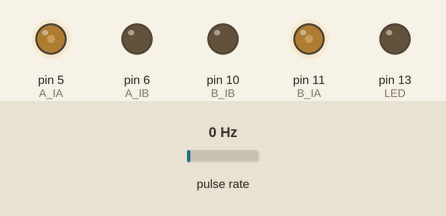
A sketch run on a simulated Arduino Uno, built with avr-gcc and run on an emulated ATmega328P. Shown: output pins drawn as LEDs (lit = HIGH). Wiring (inferred from the names in the program): pulse sensor: data pin 2. The test bench sets the inputs (shaded band); at power-on: pulse rate 0 Hz. What the sketch prints to the serial monitor is not drawn.

Above: at 0.05 s.
At 14.35 s:
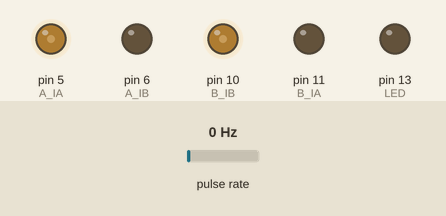
At 29.15 s:
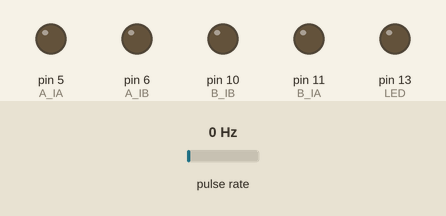
Timing chart, 0 to 38.0 s (numbered marks = the images above):
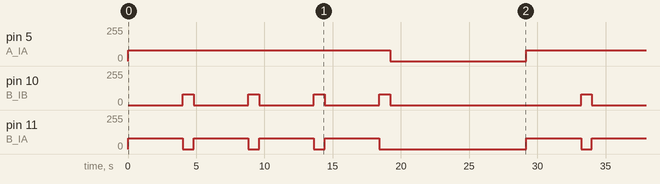

The sketch:

rccar_go.ino
```cpp
int encoder_pin = 2; // 엔코더 핀 정의
int counter = 0; // 엔코더 카운터 변수 초기화
int A_IA = 5; // 모터 A의 IA 핀 정의
int A_IB = 6; // 모터 A의 IB 핀 정의
int B_IA = 11; // 모터 B의 IA 핀 정의
int B_IB = 10; // 모터 B의 IB 핀 정의
int LED = 13; // LED 핀 정의

void setup() {
  Serial.begin(9600); // 시리얼 통신을 9600 baud로 시작
  pinMode(encoder_pin, INPUT); // 엔코더 핀을 입력 모드로 설정
  pinMode(A_IA, OUTPUT); // 모터 A의 IA 핀을 출력 모드로 설정
  pinMode(A_IB, OUTPUT); // 모터 A의 IB 핀을 출력 모드로 설정
  pinMode(B_IA, OUTPUT); // 모터 B의 IA 핀을 출력 모드로 설정
  pinMode(B_IB, OUTPUT); // 모터 B의 IB 핀을 출력 모드로 설정
  pinMode(LED, OUTPUT); // LED 핀을 출력 모드로 설정
  attachInterrupt(digitalPinToInterrupt(encoder_pin), count_encoder, RISING); // 엔코더 인터럽트 설정
}

void loop() {
  forward(); // 전진 함수 호출
  Serial.print("Counter: "); // "Counter: " 출력
  Serial.println(counter); // 카운터 값 출력
  count_encoder(); // 엔코더 카운터 증가
  delay(4000); // 4000ms 대기
  turnright(); // 우회전 함수 호출
  delay(800); // 800ms 대기
  forward(); // 전진 함수 호출
  delay(4000); // 4000ms 대기
  turnright(); // 우회전 함수 호출
  delay(800); // 800ms 대기
  forward(); // 전진 함수 호출
  delay(4000); // 4000ms 대기
  turnright(); // 우회전 함수 호출
  delay(800); // 800ms 대기
  forward(); // 전진 함수 호출
  delay(4000); // 4000ms 대기
  turnright(); // 우회전 함수 호출
  delay(800); // 800ms 대기
  stop(); // 정지 함수 호출
  delay(10000); // 10000ms 대기
}

void count_encoder() {
  counter++; // 카운터 증가
}

void forward() {
  analogWrite(A_IA, 80); // 모터 A 전진
  analogWrite(A_IB, 0); // 모터 A 전진
  analogWrite(B_IA, 80); // 모터 B 전진
  analogWrite(B_IB, 0); // 모터 B 전진
}

void backward() {
  analogWrite(A_IA, 0); // 모터 A 후진
  analogWrite(A_IB, 100); // 모터 A 후진
  analogWrite(B_IA, 0); // 모터 B 후진
  analogWrite(B_IB, 100); // 모터 B 후진
}

void turnleft() {
  analogWrite(A_IA, 0); // 모터 A 좌회전
  analogWrite(A_IB, 80); // 모터 A 좌회전
  analogWrite(B_IA, 80); // 모터 B 좌회전
  analogWrite(B_IB, 0); // 모터 B 좌회전
}

void turnright() {
  analogWrite(A_IA, 80); // 모터 A 우회전
  analogWrite(A_IB, 0); // 모터 A 우회전
  analogWrite(B_IA, 0); // 모터 B 우회전
  analogWrite(B_IB, 80); // 모터 B 우회전
}

void stop() {
  analogWrite(A_IA, 0); // 모터 A 정지
  analogWrite(A_IB, 0); // 모터 A 정지
  analogWrite(B_IA, 0); // 모터 B 정지
  analogWrite(B_IB, 0); // 모터 B 정지
}
```

Measured:
- by itself, pin 5 (A_IA): alternates 80/255 for 19.2 s and 0/255 for 10.0 s
- by itself, pin 10 (B_IB): repeats every 29.2 s: 3 × (0/255 4.0 s, 80/255 0.80 s), 0/255 14.0 s, 80/255 0.80 s
- by itself, pin 11 (B_IA): repeats every 29.2 s: 3 × (0/255 0.80 s, 80/255 4.0 s), 0/255 10.8 s, 80/255 4.0 s
